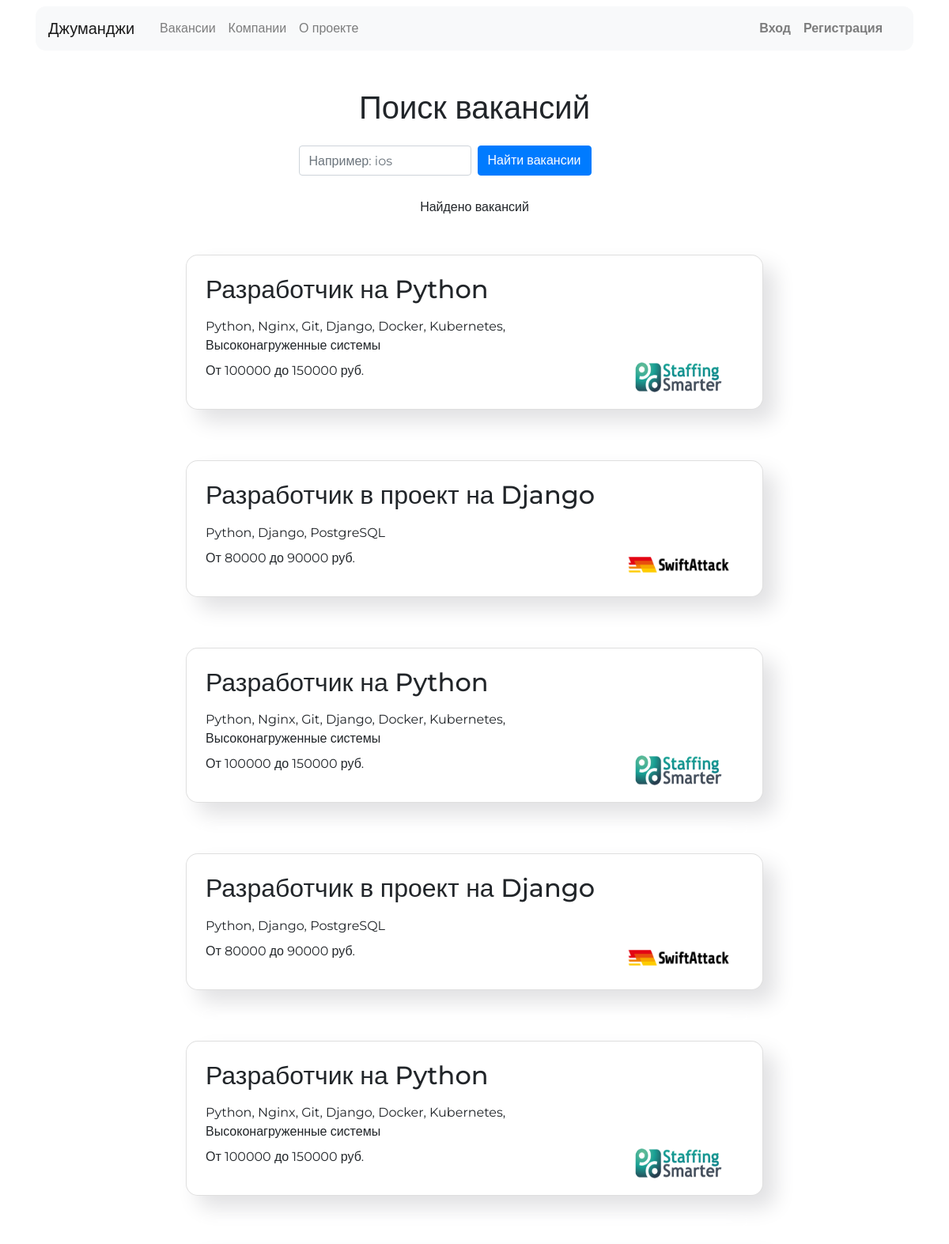
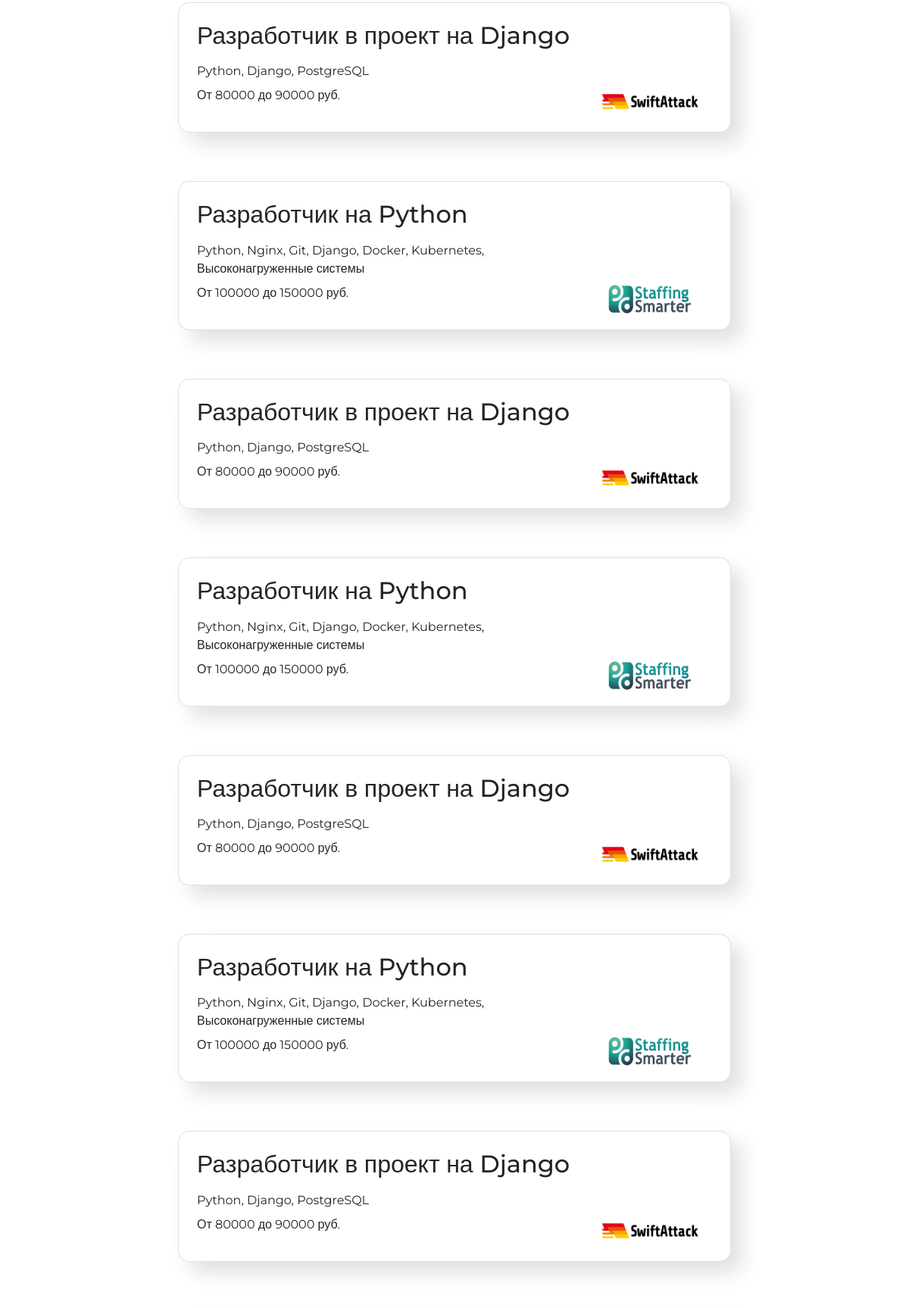
The app's page /search/ (upper part) with its own data (2 pictures, top to bottom).
### vacancies/models.py (models this page shows, shortened)
class Vacancy(models.Model):
    title = models.CharField(max_length=124, db_index=True)
    specialty = models.ForeignKey(Specialty, on_delete=models.CASCADE, related_name='vacancies')
    company = models.ForeignKey(Company, on_delete=models.CASCADE, related_name='vacancies')
    skills = models.CharField(max_length=124, db_index=True)
    description = models.TextField()
    salary_min = models.IntegerField()
    salary_max = models.IntegerField()
    published_at = models.DateField(auto_now_add=True)

class Company(models.Model):
    name = models.CharField(max_length=32, null=True, blank=True, db_index=True)
    logo = models.ImageField(default='company.png', null=True, blank=True)
    owner = models.ForeignKey(User, on_delete=models.CASCADE, null=True, blank=True, )
    location = models.CharField(max_length=32, null=True)
    description = models.CharField(max_length=32, null=True)
    employee_count = models.IntegerField(null=True, blank=True)

### vacancies/views.py (the view)
# urls.py: path('search/', SearchView),
def SearchView(request):
    template_name = 'search.html'
    q = request.GET.get('q', '')
    results = Vacancy.objects.all()
    if q:
        results = Vacancy.objects.annotate(
            search=SearchVector('title', 'specialty__title', 'company__name', 'skills')
        ).filter(search=q)
        return render(request, template_name, {'results': results, 'query': q})
    return render(request, template_name, {'results': results})

### templates/search.html (shortened to what this page needs)
<!DOCTYPE html>
<html lang="ru">
<head>
  <link rel="stylesheet" href="https://stackpath.bootstrapcdn.com/bootstrap/4.3.1/css/bootstrap.min.css">
</head>
    {% extends 'wrapper.html' %}
{% block container %}
  <main class="container mt-3">
    <section>
        <h1 class="h1 text-center mt-5 mb-4">Поиск вакансий</h1>
        <div class="row">
            <div class="col-md-7 col-lg-5 col-xl-5 col-sm-8 mx-auto">
            <form class="form-inline sm-form mr-auto mb-4" method="get" action="">
                <input class="form-control mr-sm-2" name="q" type="text" value="{{ request.GET.q }}"
                       placeholder="Например: ios" aria-label="Search">
                <button class="btn btn-primary  my-0"  type="submit">Найти вакансии</button>
            </form>
            </div>
        </div>
      <p class="text-center pt-1">Найдено {{ result.all.count }} вакансий</p>
        {% for object in results %}
      <div  class="row mt-2">
        <div class="col-12 py-4 my-2 col-lg-8 offset-lg-2 m-auto">
                {% if not forloop.counter|divisibleby:"2" %}
                    <div data-aos="fade-right" class="card pt-4 mt-2 px-4">
                {% else %}
                    <div data-aos="fade-left" class="card pt-4 mt-2 px-4">
                {% endif %}
              <div class="row">
                <div class="col-12 col-md-8 col-lg-9">
                  <h2 class="h2 pb-2">{{ object.title }}</h2>
                  <p class="mb-2">{{ object.skills }}</p>
                  <p>От {{ object.salary_min }} до {{ object.salary_max }} руб.</p>
                  <p class="text-muted pt-1">{{ published_at }}</p>
                </div>
                <div class="col-12 col-md-4 col-lg-3 d-flex align-items-end">
                  <a href="/vacancies/{{ object.id }}"><img src="{{ object.company.logo.url }}" width="130" height="80" alt=""></a>
                </div>
              </div>
            </div>
          </div>
        </div>
        {% endfor %}
    </section>
  </main>
{% endblock %}

### templates/search.html (style rules this page uses)
.card { cursor: pointer; display:-webkit-box; display:-ms-flexbox; display:flex; -webkit-box-orient:vertical; -webkit-box-direction:normal; -ms-flex-direction:column; flex-direction:column; position:relative; -webkit-transition:all 0.4s cubic-bezier(0.645, 0.045, 0.355, 1); -o-transition:all 0.4s cubic-bezier(0.645, 0.045, 0.355, 1); transition:all 0.4s cubic-bezier(0.645, 0.045, 0.355, 1); border-radius:16px; overflow:hidden; -webkit-box-shadow: 15px 15px 27px #e1e1e3, -15px -15px 27px #ffffff; box-shadow: 15px 15px 27px #e1e1e3, -15px -15px 27px #ffffff; }

### templates/wrapper.html (style rules this page uses)
body { font-family: 'Montserrat', sans-serif; }
.card { border-radius:15px; display:-webkit-box; display:-ms-flexbox; display:flex; -webkit-box-orient:vertical; -webkit-box-direction:normal; -ms-flex-direction:column; flex-direction:column; position:relative; -webkit-transition:all 0.4s cubic-bezier(0.645, 0.045, 0.355, 1); -o-transition:all 0.4s cubic-bezier(0.645, 0.045, 0.355, 1); transition:all 0.4s cubic-bezier(0.645, 0.045, 0.355, 1); overflow:hidden; }

### records on screen
Vacancy: title "Разработчик на Python", skills "Python, Nginx, Git, Django, Docker, Kubernetes, Высоконагруженные системы", salary_min "100000", salary_max "150000", company.logo (picture)
Vacancy: title "Разработчик в проект на Django", skills "Python, Django, PostgreSQL", salary_min "80000", salary_max "90000", company.logo (picture)
Vacancy: title "Разработчик на Python", skills "Python, Nginx, Git, Django, Docker, Kubernetes, Высоконагруженные системы", salary_min "100000", salary_max "150000", company.logo (picture)
Vacancy: title "Разработчик в проект на Django", skills "Python, Django, PostgreSQL", salary_min "80000", salary_max "90000", company.logo (picture)
Vacancy: title "Разработчик на Python", skills "Python, Nginx, Git, Django, Docker, Kubernetes, Высоконагруженные системы", salary_min "100000", salary_max "150000", company.logo (picture)
Vacancy: title "Разработчик в проект на Django", skills "Python, Django, PostgreSQL", salary_min "80000", salary_max "90000", company.logo (picture)
Vacancy: title "Разработчик на Python", skills "Python, Nginx, Git, Django, Docker, Kubernetes, Высоконагруженные системы", salary_min "100000", salary_max "150000", company.logo (picture)
Vacancy: title "Разработчик в проект на Django", skills "Python, Django, PostgreSQL", salary_min "80000", salary_max "90000", company.logo (picture)
Vacancy: title "Разработчик на Python", skills "Python, Nginx, Git, Django, Docker, Kubernetes, Высоконагруженные системы", salary_min "100000", salary_max "150000", company.logo (picture)
Vacancy: title "Разработчик в проект на Django", skills "Python, Django, PostgreSQL", salary_min "80000", salary_max "90000", company.logo (picture)
Vacancy: title "Разработчик на Python", skills "Python, Nginx, Git, Django, Docker, Kubernetes, Высоконагруженные системы", salary_min "100000", salary_max "150000", company.logo (picture)
Vacancy: title "Разработчик в проект на Django", skills "Python, Django, PostgreSQL", salary_min "80000", salary_max "90000", company.logo (picture)
